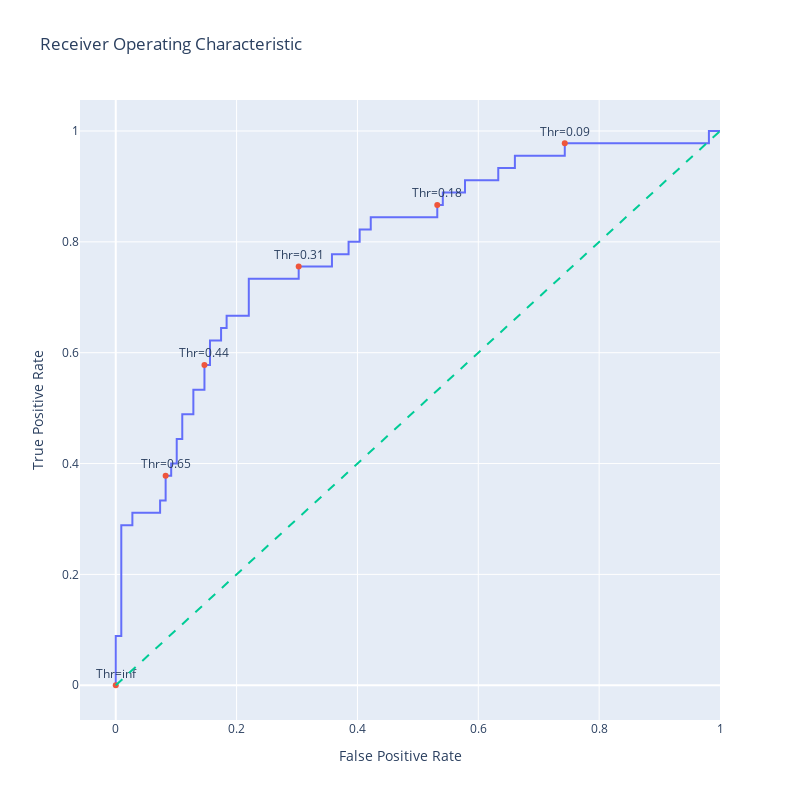

This figure's notebook cell:
### Code cell
import plotly.graph_objects as go
import numpy as np


# Generate a trace for ROC curve
trace0 = go.Scatter(
    x=fpr,
    y=tpr,
    mode='lines',
    name='ROC curve'
)

# Only label every nth point to avoid cluttering
n = 10  
indices = np.arange(len(thresholds)) % n == 0  # Choose indices where index mod n is 0

trace1 = go.Scatter(
    x=fpr[indices], 
    y=tpr[indices], 
    mode='markers+text', 
    name='Threshold points', 
    text=[f"Thr={thr:.2f}" for thr in thresholds[indices]], 
    textposition='top center'
)


# Diagonal line
trace2 = go.Scatter(
    x=[0, 1], 
    y=[0, 1], 
    mode='lines', 
    name='Random (Area = 0.5)', 
    line=dict(dash='dash')
)

data = [trace0, trace1, trace2]

# Define layout with square aspect ratio
layout = go.Layout(
    title='Receiver Operating Characteristic',
    xaxis=dict(title='False Positive Rate'),
    yaxis=dict(title='True Positive Rate'),
    autosize=False,
    width=800,
    height=800,
    showlegend=False
)

# Define figure and add data
fig = go.Figure(data=data, layout=layout)

# Show figure
fig.show()

### Figure 1 — Plotly figure (JSON) as saved in the notebook; plotly's stock layout.template omitted (floating-point values rounded to 4 significant figures)
{"data": [{"mode": "lines", "name": "ROC curve", "type": "scatter", "x": [0, 0, 0, 0.009174, 0.009174, 0.02752, 0.02752, 0.07339, 0.07339, 0.08257, 0.08257, 0.09174, 0.09174, 0.1009, 0.1009, 0.1101, 0.1101, 0.1284, 0.1284, 0.1468, 0.1468, 0.156, 0.156, 0.1743, 0.1743, 0.1835, 0.1835, 0.2202, 0.2202, 0.3028, 0.3028, 0.3578, 0.3578, 0.3853, 0.3853, 0.4037, 0.4037, 0.422, 0.422, 0.5321, 0.5321, 0.5413, 0.5413, 0.578, 0.578, 0.633, 0.633, 0.6606, 0.6606, 0.7431, 0.7431, 0.9817, 0.9817, 1], "y": [0, 0.02222, 0.08889, 0.08889, 0.2889, 0.2889, 0.3111, 0.3111, 0.3333, 0.3333, 0.3778, 0.3778, 0.4, 0.4, 0.4444, 0.4444, 0.4889, 0.4889, 0.5333, 0.5333, 0.5778, 0.5778, 0.6222, 0.6222, 0.6444, 0.6444, 0.6667, 0.6667, 0.7333, 0.7333, 0.7556, 0.7556, 0.7778, 0.7778, 0.8, 0.8, 0.8222, 0.8222, 0.8444, 0.8444, 0.8667, 0.8667, 0.8889, 0.8889, 0.9111, 0.9111, 0.9333, 0.9333, 0.9556, 0.9556, 0.9778, 0.9778, 1, 1]}, {"mode": "markers+text", "name": "Threshold points", "text": ["Thr=inf", "Thr=0.65", "Thr=0.44", "Thr=0.31", "Thr=0.18", "Thr=0.09"], "textposition": "top center", "type": "scatter", "x": [0, 0.08257, 0.1468, 0.3028, 0.5321, 0.7431], "y": [0, 0.3778, 0.5778, 0.7556, 0.8667, 0.9778]}, {"line": {"dash": "dash"}, "mode": "lines", "name": "Random (Area = 0.5)", "type": "scatter", "x": [0, 1], "y": [0, 1]}], "layout": {"autosize": false, "height": 800, "showlegend": false, "title": {"text": "Receiver Operating Characteristic"}, "width": 800, "xaxis": {"title": {"text": "False Positive Rate"}}, "yaxis": {"title": {"text": "True Positive Rate"}}}}
